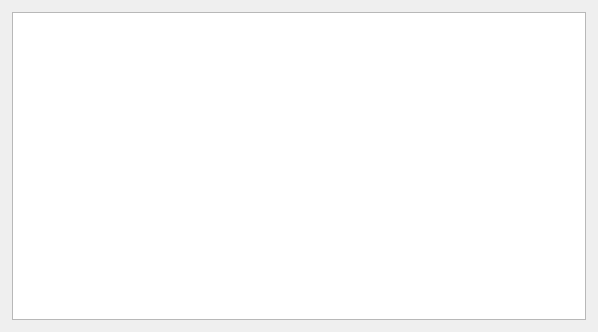
<?xml version="1.0" encoding="UTF-8"?>
<ui version="4.0">
 <class>Dialog</class>
 <widget class="QDialog" name="Dialog">
  <property name="geometry">
   <rect>
    <x>0</x>
    <y>0</y>
    <width>598</width>
    <height>332</height>
   </rect>
  </property>
  <property name="windowTitle">
   <string notr="true">Dialog</string>
  </property>
  <property name="whatsThis">
   <string notr="true"/>
  </property>
  <property name="accessibleName">
   <string notr="true"/>
  </property>
  <property name="accessibleDescription">
   <string notr="true"/>
  </property>
  <layout class="QVBoxLayout" name="verticalLayout">
   <item>
    <widget class="QScrollArea" name="scrollArea">
     <property name="whatsThis">
      <string notr="true"/>
     </property>
     <property name="accessibleName">
      <string notr="true"/>
     </property>
     <property name="accessibleDescription">
      <string notr="true"/>
     </property>
     <property name="frameShape">
      <enum>QFrame::NoFrame</enum>
     </property>
     <property name="widgetResizable">
      <bool>true</bool>
     </property>
     <widget class="QWidget" name="scrollAreaWidgetContents">
      <property name="geometry">
       <rect>
        <x>0</x>
        <y>0</y>
        <width>580</width>
        <height>314</height>
       </rect>
      </property>
      <property name="whatsThis">
       <string notr="true"/>
      </property>
      <property name="accessibleName">
       <string notr="true"/>
      </property>
      <property name="accessibleDescription">
       <string notr="true"/>
      </property>
      <property name="autoFillBackground">
       <bool>false</bool>
      </property>
      <layout class="QGridLayout" name="gridLayout">
       <property name="leftMargin">
        <number>1</number>
       </property>
       <property name="topMargin">
        <number>1</number>
       </property>
       <property name="rightMargin">
        <number>1</number>
       </property>
       <property name="bottomMargin">
        <number>1</number>
       </property>
       <item row="0" column="0">
        <widget class="QTextEdit" name="tx_preview">
         <property name="whatsThis">
          <string notr="true"/>
         </property>
         <property name="accessibleName">
          <string notr="true"/>
         </property>
         <property name="accessibleDescription">
          <string notr="true"/>
         </property>
         <property name="documentTitle">
          <string notr="true"/>
         </property>
         <property name="markdown">
          <string notr="true"/>
         </property>
         <property name="html">
          <string notr="true">&lt;!DOCTYPE HTML PUBLIC &quot;-//W3C//DTD HTML 4.0//EN&quot; &quot;http://www.w3.org/TR/REC-html40/strict.dtd&quot;&gt;
&lt;html&gt;&lt;head&gt;&lt;meta name=&quot;qrichtext&quot; content=&quot;1&quot; /&gt;&lt;meta charset=&quot;utf-8&quot; /&gt;&lt;style type=&quot;text/css&quot;&gt;
p, li { white-space: pre-wrap; }
hr { height: 1px; border-width: 0; }
li.unchecked::marker { content: &quot;\2610&quot;; }
li.checked::marker { content: &quot;\2612&quot;; }
&lt;/style&gt;&lt;/head&gt;&lt;body style=&quot; font-family:'Segoe UI'; font-size:9pt; font-weight:400; font-style:normal;&quot;&gt;
&lt;p style=&quot;-qt-paragraph-type:empty; margin-top:0px; margin-bottom:0px; margin-left:0px; margin-right:0px; -qt-block-indent:0; text-indent:0px;&quot;&gt;&lt;br /&gt;&lt;/p&gt;&lt;/body&gt;&lt;/html&gt;</string>
         </property>
         <property name="placeholderText">
          <string notr="true"/>
         </property>
        </widget>
       </item>
      </layout>
     </widget>
    </widget>
   </item>
  </layout>
 </widget>
 <resources/>
 <connections/>
</ui>
